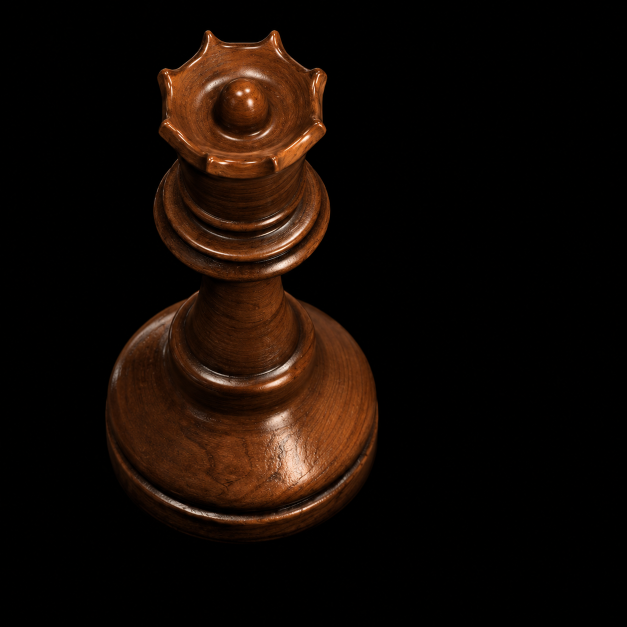
#> input picture assets/queen/reference.png, 1254 x 1254 px, found by its file name (shown at 1/2 size)
$ python inspect_reference.py
#> lines starting #> are read from the running program, lines starting #| are printed output that depends on the picture
from PIL import Image
from pathlib import Path
p=Path(r'C:\Users\toby\Documents\Codex\2026-10-01\go-x20')
im=Image.open(p/'outputs/queen-hires/reference.png')
#> im is the input picture: PIL image 1254x1254 RGB; mean R, G, B 19.3, 10, 4.7
print(im.size)
#| (1254, 1254)
for name,box in [('crown',(285,40,680,370)),('collars',(280,310,690,590)),('foot',(185,575,780,1100))]:
 im.crop(box).resize(((box[2]-box[0])*2,(box[3]-box[1])*2)).save(p/'work/queen-hires'/f'{name}-reference.png')
#> this loop made 3 passes
#> pass 1, `im.crop(box).resize(((box[2]-box[0])*2,(box[3]-box[1])*2)).save(p/'wor..`:
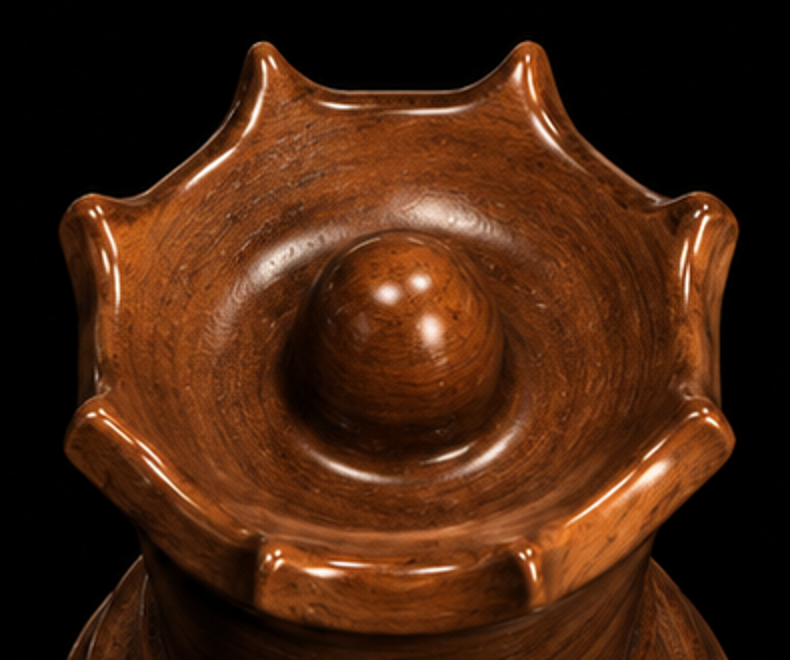
#> saved as crown-reference.png: PIL image 790x660 RGB; mean R, G, B 68.6, 35.2, 15.6
#> pass 2, `im.crop(box).resize(((box[2]-box[0])*2,(box[3]-box[1])*2)).save(p/'wor..`:
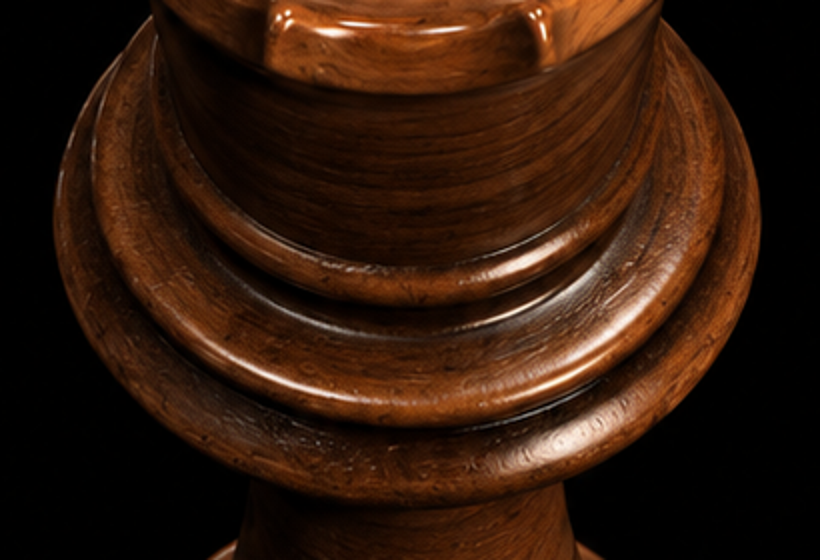
#> saved as collars-reference.png: PIL image 820x560 RGB; mean R, G, B 49.5, 25.8, 12.2

$ run again, with assets/queen/comparison-base.png copied over assets/queen/reference.png
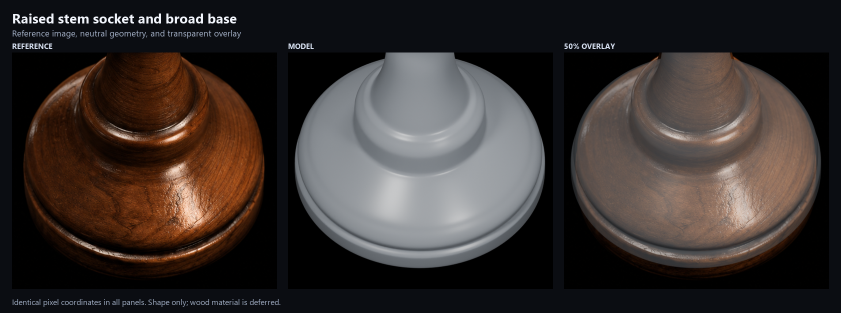
#> input picture assets/queen/comparison-base.png, 1682 x 626 px, found by its file name (shown at 1/2 size)
#> im is the input picture: PIL image 1682x626 RGB; mean R, G, B 57.2, 49.7, 47.2
#| (1682, 626)
#> the loop `for name,box in [('crown',(285,40,680,370)),('collars',(280,310,690,59..` made 3 passes
#> pass 1, `im.crop(box).resize(((box[2]-box[0])*2,(box[3]-box[1])*2)).save(p/'wor..`:
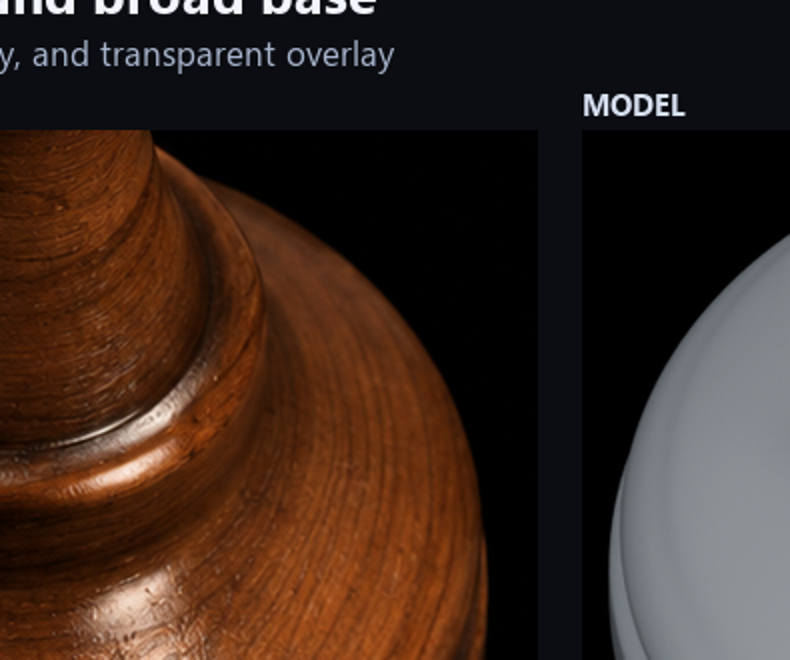
#> saved as crown-reference.png: PIL image 790x660 RGB; mean R, G, B 58.3, 40.1, 30.9
#> pass 2, `im.crop(box).resize(((box[2]-box[0])*2,(box[3]-box[1])*2)).save(p/'wor..`:
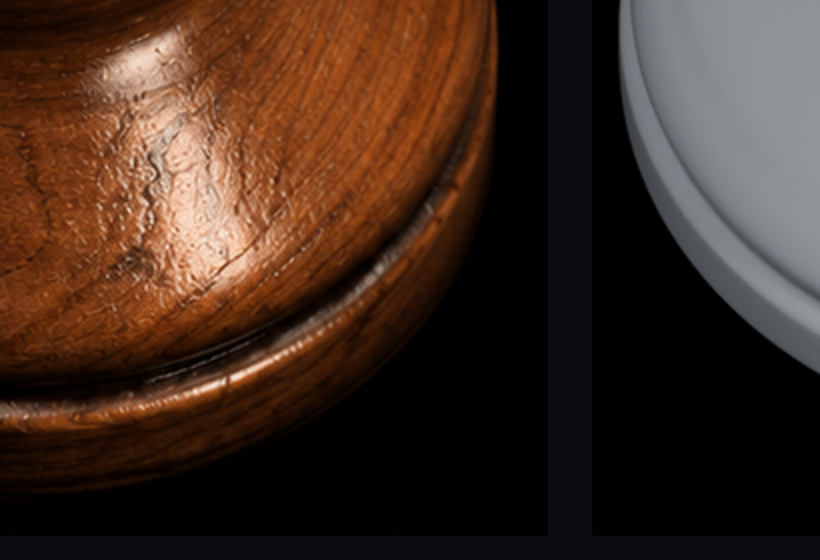
#> saved as collars-reference.png: PIL image 820x560 RGB; mean R, G, B 64.1, 43.5, 32.3
